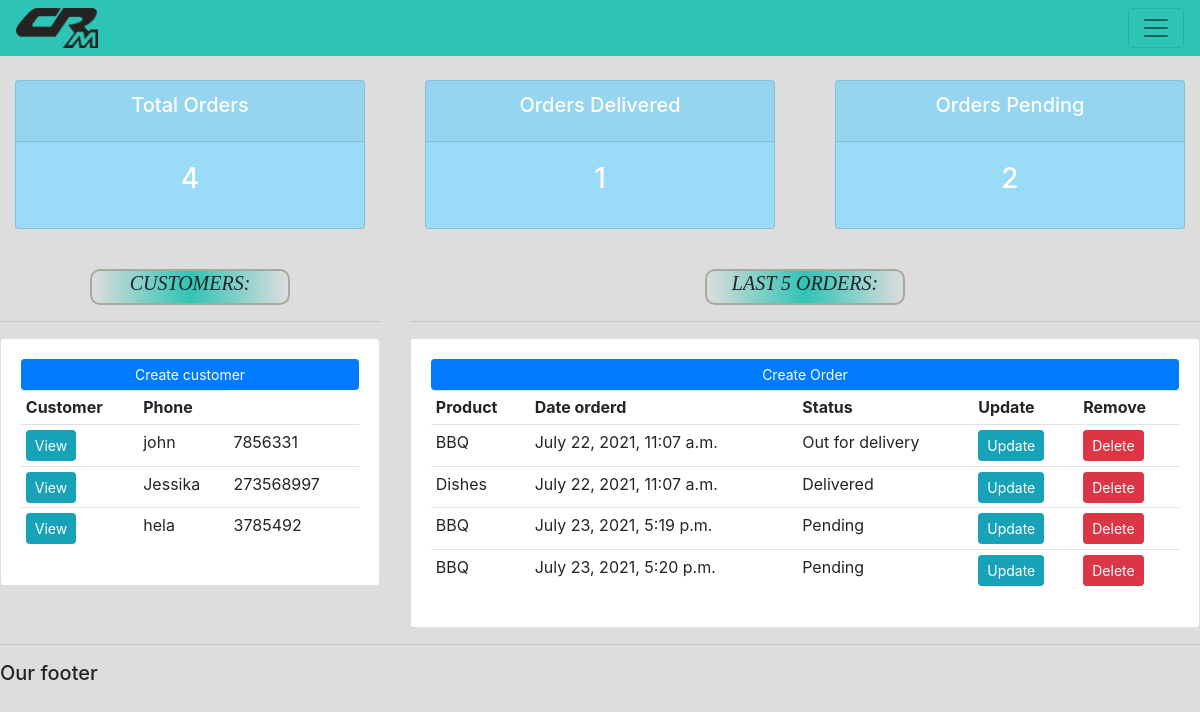
The page / on the database its author committed.
### accounts/models.py (models this page shows, shortened)
class Customer(models.Model):
    name = models.CharField(max_length=200, null=True)
    phone =  models.CharField(max_length=200, null=True)
    email =  models.CharField(max_length=200, null=True)
    date_created = models.DateTimeField(auto_now_add=True)

class Order(models.Model):
    STATUS = (
        ('Pending', 'Pending'),
        ('Out for delivery', 'Out for delivery'),
        ('Delivered','DElivered'),
    )
    customer = models.ForeignKey(Customer, null=True, on_delete= models.SET_NULL)
    product = models.ForeignKey(Product, null=True, on_delete= models.SET_NULL)
    date_created =  models.DateTimeField(auto_now_add=True)
    status = models.CharField(max_length=200, null=True, choices=STATUS)

class Product(models.Model):
    CATEGORY = (
        ('Indoor', 'Indoor'),
        ('Out Door', 'Out Door')
    )
    name = models.CharField(max_length=200, null=True)
    price = models.FloatField(null=True)
    category = models.CharField(max_length=200, null=True, choices=CATEGORY)
    description = models.CharField(max_length=200, null=True, blank=True)    ##Blank: Description isn't required
    date_created = models.DateTimeField(auto_now_add=True)
    Tags = models.ManyToManyField(Tag)
    def __str__(self):
        return self.name

### accounts/views.py (the view)
# urls.py: 2. Add a URL to urlpatterns:  path('', views.home, name='home')
def home(request):
    customers = Customer.objects.all()
    orders = Order.objects.all()
    total_customers = customers.count()
    total_orders = orders.count()
    delivered = orders.filter(status='Delivered').count()
    pending = orders.filter(status='Pending').count()
    context = {'orders': orders, 'customers': customers, 'total_customers': total_customers, 'total_orders': total_orders, 'delivered': delivered, 'pending': pending}
    return render(request, 'accounts/dashboard.html', context)

### accounts/templates/accounts/dashboard.html
{% extends 'accounts/main.html' %}
{% block content %}
{% include 'accounts/status.html' %}
<br>
<div class="row">
    <div class="col-md-4">
        <div class="object">
            <h5>CUSTOMERS:</h5>
        </div>
        <hr>
        <div class="card card-body">
            <a class="btn btn-primary btn-sm btn-block" href="">Create customer</a>
            <table class="table table-sm">
                <tr>
                    <th>Customer</th>
                    <th>Phone</th>
                </tr>
                {% for i in customers %}
                    <tr>
                        <td><a class="btn btn-sm btn-info" href="{% url 'customer' Customer.id %}">View</a></td>
                        <td>{{i.name}}</td>
                        <td>{{i.phone}}</td>
                    </tr>
                {% endfor %}
            </table>
        </div>
    </div>
    <div class="col-md-8">
        <div class="object">
            <h5>LAST 5 ORDERS:</h5>
        </div>
        <hr>
        <div class="card card-body">
            <a class="btn btn-primary btn-sm btn-block"  href="{% url 'create_order' %}">Create Order</a>
            <table class="table table-sm">
                <tr>
                    <th>Product</th>
                    <th>Date orderd</th>
                    <th>Status</th>
                    <th>Update</th>
                    <th>Remove</th>
                </tr>
                {% for i in orders %}
                    <tr>
                        <td>{{i.product}}</td>
                        <td>{{i.date_created}}</td>
                        <td>{{i.status}}</td>
                        <td><a class="btn btn-sm btn-info" href="{% url 'update_order' Order.id %}">Update</a></td>
						<td><a class="btn btn-sm btn-danger" href="{% url 'delete_order' Order.id %}">Delete</a></td>
                    </tr>
                {% endfor %}
            </table>
        </div>
    </div>
</div>
{% endblock %}

### accounts/templates/accounts/main.html (shortened to what this page needs)
{% load static %}
<!DOCTYPE html>
<html>
    <head>
        <link rel="stylesheet" href="https://stackpath.bootstrapcdn.com/bootstrap/4.3.1/css/bootstrap.min.css">
        <link rel="stylesheet" type="text/css" href="{% static 'css/main.css' %}">
    </head>
    <body>
        {% include 'accounts/navbar.html' %}
        {% block content %}
        {% endblock %}
        <hr>
        <h5>Our footer</h5>
    </body>
</html>

### accounts/templates/accounts/navbar.html (shortened to what this page needs)
{% load static %}
<nav class="navbar navbar-light" style="background-color: #2ec4b6;">
    <img id="logo1"   src="{% static 'images/crm15.png' %}">
    <button class="navbar-toggler" type="button" data-toggle="collapse" data-target="#navbarNav" aria-controls="navbarNav" aria-expanded="false" aria-label="Toggle navigation">
      <span class="navbar-toggler-icon"></span>
    </button>
  </nav>

### accounts/templates/accounts/status.html
<br>
<div class="row">
    <div class="col">
        <div class="col-md">
            <div class="card text-center text-white mb-3" id="total-orders">
                <div class="card-header">
                    <h5 class="card-title">Total Orders</h5>
                </div>
                <div class="card-body">
                    <h3  class="card-title">{{total_orders}}</h3>
                </div>
            </div>
        </div>
    </div>
    <div class="col">
        <div class="col-md">
            <div class="card text-center text-white mb-3" id="orders-delivered">
                <div class="card-header">
                    <h5 class="card-title">Orders Delivered</h5>
                </div>
                <div class="card-body">
                    <h3  class="card-title">{{delivered}}</h3>
                </div>
            </div>
        </div>
    </div>
    <div class="col">
        <div class="col-md">
            <div class="card text-center text-white mb-3" id="orders-pending">
                <div class="card-header">
                    <h5 class="card-title">Orders Pending</h5>
                </div>
                <div class="card-body">
                    <h3  class="card-title">{{pending}}</h3>
                </div>
            </div>
        </div>
    </div>
</div>

### static/css/main.css (style rules this page uses)
body { background-color: #dddddd; }
#total-orders { background-color: #9adcf7; }
#orders-delivered { background-color: #9adcf7; }
#orders-pending { background-color: #9adcf7; }
#logo1 { width: 7%; height: 5%; }
.object { background-image: linear-gradient(to right, rgb(46, 196, 182,0), rgb(46, 196, 182,1), rgba(46, 196, 182,0)); border-color: #a6aa9b; border-style:solid; font-style: italic; font-family: Marker Felt, fantasy; border-width: 2px; border-radius: 10px; width: 200px;; margin:auto; text-align:center; }

### rows shown on the page
Customer: name "john", phone "7856331"
Customer: name "Jessika", phone "273568997"
Customer: name "hela", phone "3785492"
Order: product "BBQ", date_created "July 22, 2021, 11:07 a.m.", status "Out for delivery"
Order: product "Dishes", date_created "July 22, 2021, 11:07 a.m.", status "Delivered"
Order: product "BBQ", date_created "July 23, 2021, 5:19 p.m.", status "Pending"
Order: product "BBQ", date_created "July 23, 2021, 5:20 p.m.", status "Pending"

### other values the page prints
{{ total_orders }} "4"
{{ delivered }} "1"
{{ pending }} "2"
